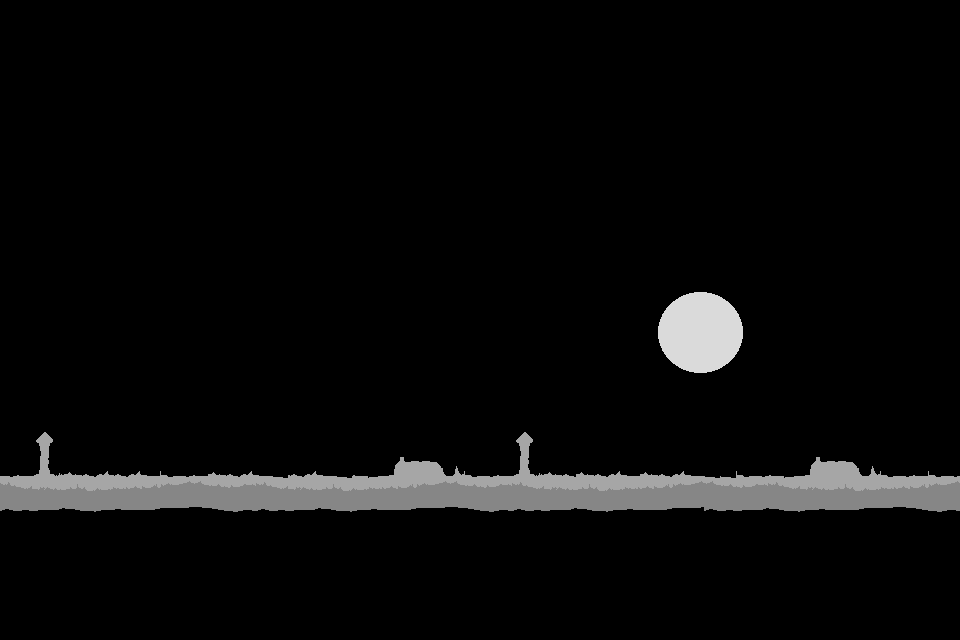

This is a level from a 2D game, rendered from its Tiled map with the project's own tilesets. A one-line summary and the map file follow, with tile-layer data summarised:
An orthogonal 60x40 tile map with 16x16 px tiles, 3 tile layers (Tile Layer 1, Tile Layer 2, Tile Layer 3), 5 tilesets.

<map version="1.5" tiledversion="1.6.0" orientation="orthogonal" renderorder="right-down" width="60" height="40" tilewidth="16" tileheight="16" infinite="0" nextlayerid="4" nextobjectid="1">
 <tileset firstgid="1" name="Background_03" tilewidth="16" tileheight="16" tilecount="128" columns="16">
  <image source="bg3/Background_03.png" width="256" height="128" />
 </tileset>
 <tileset firstgid="129" name="Background_01" tilewidth="16" tileheight="16" tilecount="128" columns="16">
  <image source="bg3/Background_01.png" width="256" height="128" />
 </tileset>
 <tileset firstgid="257" name="Ground_01" tilewidth="16" tileheight="16" tilecount="128" columns="16">
  <image source="bg3/Ground_01.png" width="256" height="128" />
 </tileset>
 <tileset firstgid="385" name="Ground_02" tilewidth="16" tileheight="16" tilecount="128" columns="16">
  <image source="bg3/Ground_02.png" width="256" height="128" />
 </tileset>
 <tileset firstgid="513" name="Sun_01" tilewidth="16" tileheight="16" tilecount="128" columns="16">
  <image source="bg3/Sun_01.png" width="256" height="128" />
 </tileset>
 <layer id="1" name="Tile Layer 1" width="60" height="40">
  <data>[2400 cells, 712 non-empty, 96 distinct tile ids]</data>
 </layer>
 <layer id="2" name="Tile Layer 2" width="60" height="40">
  <data>[2400 cells, 600 non-empty, 64 distinct tile ids]</data>
 </layer>
 <layer id="3" name="Tile Layer 3" width="60" height="40">
  <data>[2400 cells, 594 non-empty, 86 distinct tile ids]</data>
 </layer>
</map>
